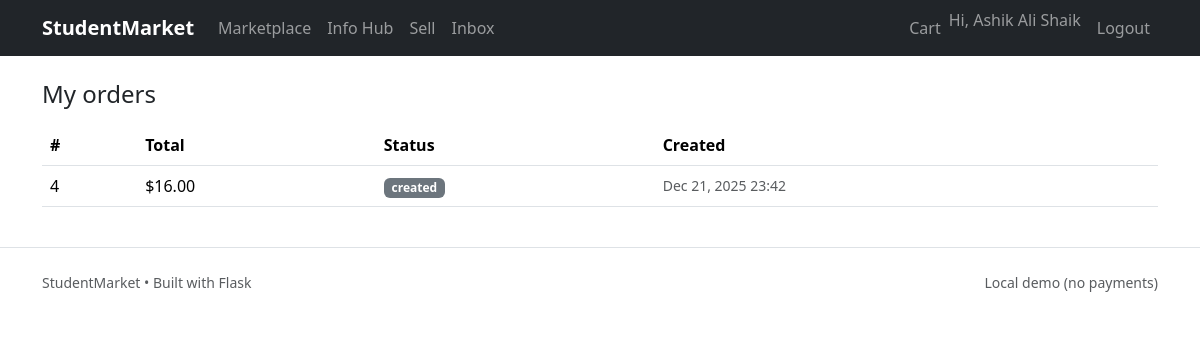
The app's page /market/orders (signed in) with its own data.
### app/models/user.py (models this page shows, shortened)
class User(db.Model, UserMixin):
    __tablename__ = "users"
    id = db.Column(db.Integer, primary_key=True)
    name = db.Column(db.String(120), nullable=False)
    email = db.Column(db.String(255), unique=True, nullable=False, index=True)
    password_hash = db.Column(db.String(255), nullable=False)
    role = db.Column(db.String(20), default="student")  # student | admin
    university = db.Column(db.String(200), default="")
    country = db.Column(db.String(120), default="")
    city = db.Column(db.String(120), default="")
    created_at = db.Column(db.DateTime, default=datetime.utcnow)
    products = db.relationship("Product", backref="seller", lazy=True)
    articles = db.relationship("Article", backref="author", lazy=True)
    def is_admin(self) -> bool:
        return self.role == "admin"

### app/models/order.py (models this page shows)
class Order(db.Model):
    __tablename__ = "orders"
    id = db.Column(db.Integer, primary_key=True)
    buyer_id = db.Column(db.Integer, db.ForeignKey("users.id"), nullable=False)
    total = db.Column(db.Numeric(10, 2), default=0)
    status = db.Column(db.String(20), default="created")  # created/cancelled/completed
    created_at = db.Column(db.DateTime, default=datetime.utcnow)
    buyer = db.relationship("User", lazy=True)

### app/routes/marketplace.py (the view)
@market_bp.route("/orders")
@login_required
def orders():
    orders = Order.query.filter_by(buyer_id=current_user.id).order_by(Order.created_at.desc()).all()
    return render_template("marketplace/orders.html", orders=orders)

### app/__init__.py (called while the page is built)
def create_app():
    app = Flask(__name__)
    app.config.from_object(Config)
    db.init_app(app)
    migrate.init_app(app, db)
    login_manager.init_app(app)
    csrf.init_app(app)
    @app.context_processor
    def inject_csrf():
        return dict(csrf_token=generate_csrf)
    app.register_blueprint(auth_bp)
    app.register_blueprint(market_bp)
    app.register_blueprint(info_bp)
    app.register_blueprint(admin_bp)
    from .routes.main import main_bp
    app.register_blueprint(main_bp)
    from .cli import register_cli
    register_cli(app)
    return app

### app/models/user.py (called while the page is built)
@login_manager.user_loader
def load_user(user_id):
    return db.session.get(User, int(user_id))

### app/templates/marketplace/orders.html (shortened to what this page needs)
{% extends "base.html" %}
{% block content %}
<h1 class="h4">My orders</h1>
<div class="table-responsive mt-3">
  <table class="table align-middle">
    <thead>
      <tr><th>#</th><th>Total</th><th>Status</th><th>Created</th></tr>
    </thead>
    <tbody>
      {% for o in orders %}
      <tr>
        <td>{{ o.id }}</td>
        <td>${{ "%.2f"|format(o.total) }}</td>
        <td><span class="badge text-bg-secondary">{{ o.status }}</span></td>
        <td class="small text-muted">{{ o.created_at.strftime("%b %d, %Y %H:%M") }}</td>
      </tr>
      {% else %}
      <tr><td colspan="4" class="text-muted">No orders yet.</td></tr>
      {% endfor %}
    </tbody>
  </table>
</div>
{% endblock %}

### app/templates/base.html (shortened to what this page needs)
<!doctype html>
<html lang="en">
<head>
  <link href="https://cdn.jsdelivr.net/npm/bootstrap@5.3.3/dist/css/bootstrap.min.css" rel="stylesheet">
  <link href="{{ url_for('static', filename='css/app.css') }}" rel="stylesheet">
</head>
<body>
<nav class="navbar navbar-expand-lg navbar-dark bg-dark sticky-top">
  <div class="container">
    <a class="navbar-brand fw-semibold" href="{{ url_for('main.home') }}">StudentMarket</a>
    <div class="collapse navbar-collapse" id="nav">
      <ul class="navbar-nav me-auto mb-2 mb-lg-0">
        <li class="nav-item"><a class="nav-link" href="{{ url_for('market.products') }}">Marketplace</a></li>
        <li class="nav-item"><a class="nav-link" href="{{ url_for('info.info_home') }}">Info Hub</a></li>
        {% if current_user.is_authenticated %}
        <li class="nav-item"><a class="nav-link" href="{{ url_for('market.sell') }}">Sell</a></li>
        <li class="nav-item"><a class="nav-link" href="{{ url_for('market.inbox') }}">Inbox</a></li>
        {% endif %}
      </ul>
      <ul class="navbar-nav ms-auto">
        {% if current_user.is_authenticated %}
          <li class="nav-item"><a class="nav-link" href="{{ url_for('market.cart_view') }}">Cart</a></li>
          <li class="nav-item"><span class="navbar-text me-2">Hi, {{ current_user.name }}</span></li>
          <li class="nav-item"><a class="nav-link" href="{{ url_for('auth.logout') }}">Logout</a></li>
        {% else %}
          <li class="nav-item"><a class="nav-link" href="{{ url_for('auth.login') }}">Login</a></li>
          <li class="nav-item"><a class="btn btn-outline-light btn-sm ms-2" href="{{ url_for('auth.register') }}">Sign up</a></li>
        {% endif %}
      </ul>
    </div>
  </div>
</nav>
<main class="container py-4">
  {% block content %}{% endblock %}
</main>
<footer class="border-top py-4">
  <div class="container small text-muted d-flex justify-content-between">
    <span>StudentMarket • Built with Flask</span>
    <span>Local demo (no payments)</span>
  </div>
</footer>
</body>
</html>

### records on screen
User: name "Ashik Ali Shaik"
Order: id "4", total "16.00", status "created", created_at "Dec 21, 2025 23:42"
